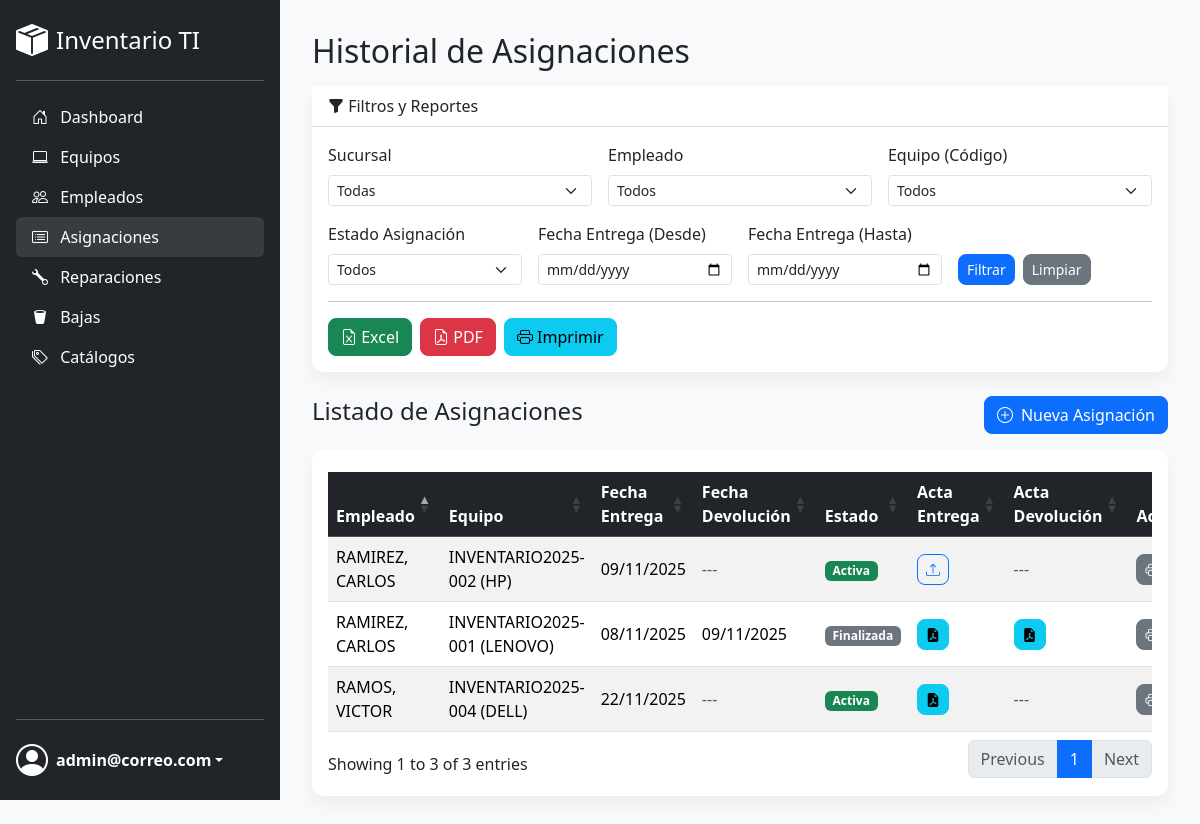
Screenshot of /asignaciones.php (signed in) with the database file from the repository.
### tables this page shows
CREATE TABLE IF NOT EXISTS `asignaciones` (
  `id` int NOT NULL AUTO_INCREMENT,
  `id_equipo` int NOT NULL,
  `id_empleado` int NOT NULL,
  `fecha_entrega` datetime NOT NULL,
  `fecha_devolucion` datetime DEFAULT NULL,
  `estado_asignacion` enum('Activa','Finalizada') NOT NULL DEFAULT 'Activa',
  `observaciones_entrega` text,
  `observaciones_devolucion` text,
  `acta_firmada_path` varchar(255) DEFAULT NULL,
  `acta_devolucion_path` varchar(255) DEFAULT NULL,
  `imagen_devolucion_1` varchar(255) DEFAULT NULL,
  `imagen_devolucion_2` varchar(255) DEFAULT NULL,
  `imagen_devolucion_3` varchar(255) DEFAULT NULL,
  PRIMARY KEY (`id`),
  KEY `fk_equipo_asignado` (`id_equipo`),
  KEY `fk_empleado_asignado` (`id_empleado`),
  CONSTRAINT `fk_empleado_asignado` FOREIGN KEY (`id_empleado`) REFERENCES `empleados` (`id`) ON UPDATE CASCADE,
  CONSTRAINT `fk_equipo_asignado` FOREIGN KEY (`id_equipo`) REFERENCES `equipos` (`id`) ON UPDATE CASCADE
);

CREATE TABLE IF NOT EXISTS `empleados` (
  `id` int NOT NULL AUTO_INCREMENT,
  `id_sucursal` int NOT NULL,
  `dni` varchar(20) NOT NULL,
  `nombres` varchar(100) NOT NULL,
  `apellidos` varchar(100) NOT NULL,
  `id_cargo` int DEFAULT NULL,
  `id_area` int DEFAULT NULL,
  `estado` enum('Activo','Inactivo') NOT NULL DEFAULT 'Activo',
  PRIMARY KEY (`id`),
  UNIQUE KEY `dni` (`dni`),
  KEY `fk_empleado_cargo` (`id_cargo`),
  KEY `fk_empleado_area` (`id_area`),
  KEY `fk_empleado_sucursal` (`id_sucursal`),
  CONSTRAINT `fk_empleado_area` FOREIGN KEY (`id_area`) REFERENCES `areas` (`id`) ON DELETE SET NULL ON UPDATE CASCADE,
  CONSTRAINT `fk_empleado_cargo` FOREIGN KEY (`id_cargo`) REFERENCES `cargos` (`id`) ON DELETE SET NULL ON UPDATE CASCADE,
  CONSTRAINT `fk_empleado_sucursal` FOREIGN KEY (`id_sucursal`) REFERENCES `sucursales` (`id`)
);

CREATE TABLE IF NOT EXISTS `equipos` (
  `id` int NOT NULL AUTO_INCREMENT,
  `id_sucursal` int NOT NULL,
  `codigo_inventario` varchar(50) NOT NULL,
  `id_tipo_equipo` int NOT NULL,
  `id_marca` int NOT NULL,
  `id_modelo` int NOT NULL,
  `numero_serie` varchar(100) NOT NULL,
  `caracteristicas` text,
  `tipo_adquisicion` enum('Propio','Arrendado','Prestamo') NOT NULL,
  `fecha_adquisicion` date DEFAULT NULL,
  `proveedor` varchar(150) DEFAULT NULL,
  `estado` enum('Disponible','Asignado','En Reparacion','De Baja') NOT NULL DEFAULT 'Disponible',
  `observaciones` text,
  `fecha_registro` timestamp NOT NULL DEFAULT CURRENT_TIMESTAMP,
  PRIMARY KEY (`id`),
  UNIQUE KEY `codigo_inventario` (`codigo_inventario`),
  UNIQUE KEY `numero_serie` (`numero_serie`),
  KEY `fk_equipo_tipo` (`id_tipo_equipo`),
  KEY `fk_equipo_marca` (`id_marca`),
  KEY `fk_equipo_modelo` (`id_modelo`),
  KEY `fk_equipo_sucursal` (`id_sucursal`),
  CONSTRAINT `fk_equipo_marca` FOREIGN KEY (`id_marca`) REFERENCES `marcas` (`id`),
  CONSTRAINT `fk_equipo_modelo` FOREIGN KEY (`id_modelo`) REFERENCES `modelos` (`id`),
  CONSTRAINT `fk_equipo_sucursal` FOREIGN KEY (`id_sucursal`) REFERENCES `sucursales` (`id`),
  CONSTRAINT `fk_equipo_tipo` FOREIGN KEY (`id_tipo_equipo`) REFERENCES `tipos_equipo` (`id`)
);

CREATE TABLE IF NOT EXISTS `marcas` (
  `id` int NOT NULL AUTO_INCREMENT,
  `nombre` varchar(100) NOT NULL,
  `estado` enum('Activo','Inactivo') NOT NULL DEFAULT 'Activo',
  PRIMARY KEY (`id`),
  UNIQUE KEY `nombre` (`nombre`)
);

### public/asignaciones.php (the view, shortened to what this page needs)
<?php
require_once '../templates/header.php';
$id_sucursal_usuario = $_SESSION['user_sucursal_id'];
$sql_select = "SELECT
                    a.id AS id_asignacion, a.fecha_entrega, a.fecha_devolucion,
                    CASE WHEN a.fecha_devolucion IS NULL THEN 'Activa' ELSE 'Finalizada' END AS estado_asignacion,
                    a.acta_firmada_path, a.acta_devolucion_path,
                    e.codigo_inventario, ma.nombre as marca_nombre, mo.nombre as modelo_nombre,
                    emp.nombres, emp.apellidos,
                    s.nombre as sucursal_nombre
               FROM asignaciones a
               JOIN equipos e ON a.id_equipo = e.id
               JOIN empleados emp ON a.id_empleado = emp.id
               JOIN marcas ma ON e.id_marca = ma.id
               JOIN modelos mo ON e.id_modelo = mo.id
               JOIN sucursales s ON e.id_sucursal = s.id";
$filtro_fecha_desde = $_GET['fecha_desde'] ?? '';
$filtro_fecha_hasta = $_GET['fecha_hasta'] ?? '';
$sql_select .= " ORDER BY a.estado_asignacion ASC, a.fecha_entrega DESC";
$stmt = $conexion->prepare($sql_select);
$stmt->execute();
$resultado = $stmt->get_result();
?>
<h1 class="h2 mb-3">Historial de Asignaciones</h1>
<div class="card mb-4">
    <div class="card-header"><i class="bi bi-funnel-fill"></i> Filtros y Reportes</div>
    <div class="card-body">
        <form action="asignaciones.php" method="GET">
            <div class="row g-3">
                <?php if ($id_sucursal_usuario === null): ?>
                <div class="col-md-4"><label class="form-label">Sucursal</label><select class="form-select form-select-sm" name="sucursal"><option value="">Todas</option></select></div>
                <?php endif; ?>
                <div class="col-md-4"><label class="form-label">Empleado</label><select class="form-select form-select-sm" name="empleado"><option value="">Todos</option></select></div>
                <div class="col-md-4"><label class="form-label">Equipo (Código)</label><select class="form-select form-select-sm" name="equipo"><option value="">Todos</option></select></div>
                <div class="col-md-3"><label class="form-label">Estado Asignación</label><select class="form-select form-select-sm" name="estado"><option value="">Todos</option></select></div>
                <div class="col-md-3"><label class="form-label">Fecha Entrega (Desde)</label><input type="date" class="form-control form-control-sm" name="fecha_desde" value="<?php echo htmlspecialchars($filtro_fecha_desde); ?>"></div>
                <div class="col-md-3"><label class="form-label">Fecha Entrega (Hasta)</label><input type="date" class="form-control form-control-sm" name="fecha_hasta" value="<?php echo htmlspecialchars($filtro_fecha_hasta); ?>"></div>
                <div class="col-md-3 d-flex align-items-end"><button type="submit" class="btn btn-primary btn-sm me-2">Filtrar</button><a href="asignaciones.php" class="btn btn-secondary btn-sm">Limpiar</a></div>
            </div>
        </form>
        <hr>
        <div class="d-flex gap-2">
            <button id="export-excel" class="btn btn-success"><i class="bi bi-file-earmark-excel"></i> Excel</button>
            <button id="export-pdf" class="btn btn-danger"><i class="bi bi-file-earmark-pdf"></i> PDF</button>
            <button id="export-print" class="btn btn-info"><i class="bi bi-printer"></i> Imprimir</button>
        </div>
    </div>
</div>
<div class="d-flex justify-content-between align-items-center mb-3">
    <h2 class="h4">Listado de Asignaciones</h2>
    <a href="asignacion_agregar.php" class="btn btn-primary"><i class="bi bi-plus-circle me-2"></i>Nueva Asignación</a>
</div>
<div class="card">
    <div class="card-body">
        <div class="table-responsive">
            <table id="tabla-asignaciones" class="table table-striped table-hover align-middle" style="width:100%">
                <thead class="table-dark">
                    <tr><th>Empleado</th><th>Equipo</th><th>Fecha Entrega</th><th>Fecha Devolución</th><th>Estado</th><th>Acta Entrega</th><th>Acta Devolución</th><th>Acciones</th></tr>
                </thead>
                <tbody>
                    <?php if ($resultado && $resultado->num_rows > 0): ?>
                        <?php while ($asignacion = $resultado->fetch_assoc()): ?>
                            <tr>
                                <td><?php echo htmlspecialchars($asignacion['apellidos'] . ', ' . $asignacion['nombres']); ?></td>
                                <td><?php echo htmlspecialchars($asignacion['codigo_inventario'] . ' (' . $asignacion['marca_nombre'] . ')'); ?></td>
                                <td><?php echo date('d/m/Y', strtotime($asignacion['fecha_entrega'])); ?></td>
                                <td><?php echo $asignacion['fecha_devolucion'] ? date('d/m/Y', strtotime($asignacion['fecha_devolucion'])) : '<span class="text-muted">---</span>';?></td>
                                <td><span class="badge <?php echo $asignacion['estado_asignacion'] === 'Activa' ? 'bg-success' : 'bg-secondary'; ?>"><?php echo htmlspecialchars($asignacion['estado_asignacion']); ?></span></td>
                                <td>
                                    <?php if ($asignacion['acta_firmada_path']): ?>
                                        <a href="descargar_acta.php?id_asignacion=<?php echo $asignacion['id_asignacion']; ?>&tipo=entrega" target="_blank" class="btn btn-info btn-sm" title="Ver Acta Entrega"><i class="bi bi-file-earmark-pdf-fill"></i></a>
                                    <?php else: ?>
                                        <a href="asignacion_subir_acta.php?id=<?php echo $asignacion['id_asignacion']; ?>" class="btn btn-outline-primary btn-sm" title="Subir Acta Entrega"><i class="bi bi-upload"></i></a>
                                    <?php endif; ?>
                                </td>
                                <td>
                                    <?php if ($asignacion['estado_asignacion'] === 'Finalizada'): ?>
                                        <?php if ($asignacion['acta_devolucion_path']): ?>
                                            <a href="descargar_acta.php?id_asignacion=<?php echo $asignacion['id_asignacion']; ?>&tipo=devolucion" target="_blank" class="btn btn-info btn-sm" title="Ver Acta Devolución"><i class="bi bi-file-earmark-pdf-fill"></i></a>
                                        <?php else: ?>
                                            <a href="asignacion_subir_acta_devolucion.php?id=<?php echo $asignacion['id_asignacion']; ?>" class="btn btn-outline-danger btn-sm" title="Subir Acta Devolución"><i class="bi bi-upload"></i></a>
                                        <?php endif; ?>
                                    <?php else: ?>
                                        <span class="text-muted">---</span>
                                    <?php endif; ?>
                                </td>
                                <td>
                                    <div class="btn-group" role="group">
                                        <a href="generar_acta.php?id_asignacion=<?php echo $asignacion['id_asignacion']; ?>" target="_blank" class="btn btn-secondary btn-sm" title="Imprimir Acta Entrega"><i class="bi bi-printer"></i></a>
                                    </div>
                                </td>
                            </tr>
                        <?php endwhile; ?>
                    <?php endif; ?>
                </tbody>
            </table>
        </div>
    </div>
</div>
<?php require_once '../templates/footer.php'; ?>

### templates/header.php (shortened to what this page needs)
<?php
$current_page = basename($_SERVER['PHP_SELF']);
?>
<!DOCTYPE html>
<html lang="es">
<head>
    <link href="https://cdn.jsdelivr.net/npm/bootstrap@5.3.3/dist/css/bootstrap.min.css" rel="stylesheet">
    <link rel="stylesheet" href="https://cdn.jsdelivr.net/npm/bootstrap-icons@1.11.3/font/bootstrap-icons.min.css">
    <link rel="stylesheet" href="https://cdn.datatables.net/1.13.6/css/dataTables.bootstrap5.min.css">
    <link rel="stylesheet" href="https://cdn.datatables.net/buttons/2.4.1/css/buttons.bootstrap5.min.css">
    <link rel="stylesheet" href="css/style.css">
</head>
<body>
<div class="sidebar d-flex flex-column flex-shrink-0 p-3 text-white bg-dark" id="sidebar">
    <a href="index.php" class="d-flex align-items-center mb-3 mb-md-0 me-md-auto text-white text-decoration-none">
        <i class="bi bi-box-seam-fill me-2" style="font-size: 2rem;"></i>
        <span class="fs-4">Inventario TI</span>
    </a>
    <hr>
    <ul class="nav nav-pills flex-column mb-auto">
        <li class="nav-item"><a href="index.php" class="nav-link text-white <?php if($current_page == 'index.php') echo 'active'; ?>"><i class="bi bi-house-door me-2"></i> Dashboard</a></li>
        <li><a href="equipos.php" class="nav-link text-white <?php if(in_array($current_page, ['equipos.php', 'equipo_agregar.php', 'equipo_editar.php', 'equipo_enviar_reparacion.php', 'equipo_detalle.php', 'equipo_dar_de_baja.php'])) echo 'active'; ?>"><i class="bi bi-laptop me-2"></i> Equipos</a></li>
        <li><a href="empleados.php" class="nav-link text-white <?php if(in_array($current_page, ['empleados.php', 'empleado_agregar.php', 'empleado_editar.php'])) echo 'active'; ?>"><i class="bi bi-people me-2"></i> Empleados</a></li>
        <li><a href="asignaciones.php" class="nav-link text-white <?php if(str_starts_with($current_page, 'asignacion')) echo 'active'; ?>"><i class="bi bi-card-list me-2"></i> Asignaciones</a></li>
        <li><a href="reparaciones.php" class="nav-link text-white <?php if(str_starts_with($current_page, 'reparacion')) echo 'active'; ?>"><i class="bi bi-wrench me-2"></i> Reparaciones</a></li>
        <li><a href="bajas.php" class="nav-link text-white <?php if(str_starts_with($current_page, 'baja') || $current_page == 'equipo_dar_de_baja.php') echo 'active'; ?>"><i class="bi bi-trash2-fill me-2"></i> Bajas</a></li>
        <li><a href="gestion_catalogos.php" class="nav-link text-white <?php if($current_page == 'gestion_catalogos.php' || $current_page == 'catalogo_editar.php') echo 'active'; ?>"><i class="bi bi-tags me-2"></i> Catálogos</a></li>
    </ul>
    <hr>
    <div class="dropdown">
        <a href="#" class="d-flex align-items-center text-white text-decoration-none dropdown-toggle" data-bs-toggle="dropdown" aria-expanded="false">
            <i class="bi bi-person-circle me-2" style="font-size: 2rem;"></i>
            <strong><?php echo htmlspecialchars($_SESSION['user_nombre'] ?? $_SESSION['user_email'] ?? 'Usuario'); ?></strong>
        </a>
    </div>
</div>
<main class="main-content">

### templates/footer.php (shortened to what this page needs)
</div> </main> </div>
</body>
</html>

### public/css/style.css (style rules this page uses)
:root { --sidebar-width: 280px; --sidebar-bg-color: #212529; }
body { background-color: #f8f9fa; font-family: 'Segoe UI', Tahoma, Geneva, Verdana, sans-serif; overflow-x: hidden; }
.main-content { padding: 2rem; transition: margin-left .3s; }
.sidebar { width: var(--sidebar-width); position: fixed; top: 0; left: 0; height: 100vh; z-index: 1020; background-color: var(--sidebar-bg-color) !important; }
.sidebar .nav-link:hover, .sidebar .nav-link.active { background-color: rgba(255, 255, 255, 0.1); }
@media (min-width: 992px) { .main-content { margin-left: var(--sidebar-width); } }
.card { border: none; border-radius: 0.75rem; box-shadow: 0 0.5rem 1rem rgba(0,0,0,0.05); }
.card-header { background-color: #fff; border-bottom: 1px solid #dee2e6; font-weight: 500; }
.btn { border-radius: 0.5rem; font-weight: 500; }

### rows the page displays
asignaciones: id_empleado.nombres "RAMOS, VICTOR", id_equipo.nombre "INVENTARIO2025- 004 (DELL)", fecha_entrega "22/11/2025", estado_asignacion "Activa"
asignaciones: id_empleado.nombres "RAMIREZ, CARLOS", id_equipo.nombre "INVENTARIO2025- 002 (HP)", fecha_entrega "09/11/2025", estado_asignacion "Activa"
asignaciones: id_empleado.nombres "RAMIREZ, CARLOS", id_equipo.nombre "INVENTARIO2025- 001 (LENOVO)", fecha_entrega "08/11/2025", fecha_devolucion "09/11/2025", estado_asignacion "Finalizada"

### other values shown
$_SESSION['user_nombre'] "admin@correo.com"
